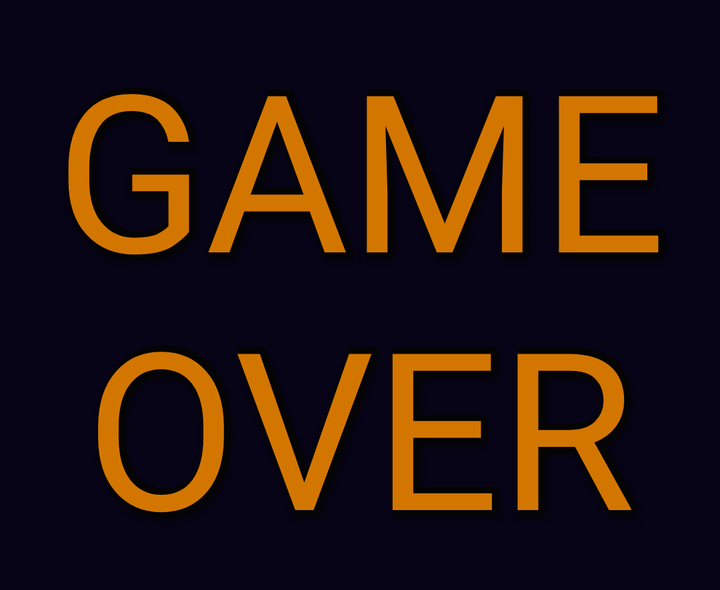
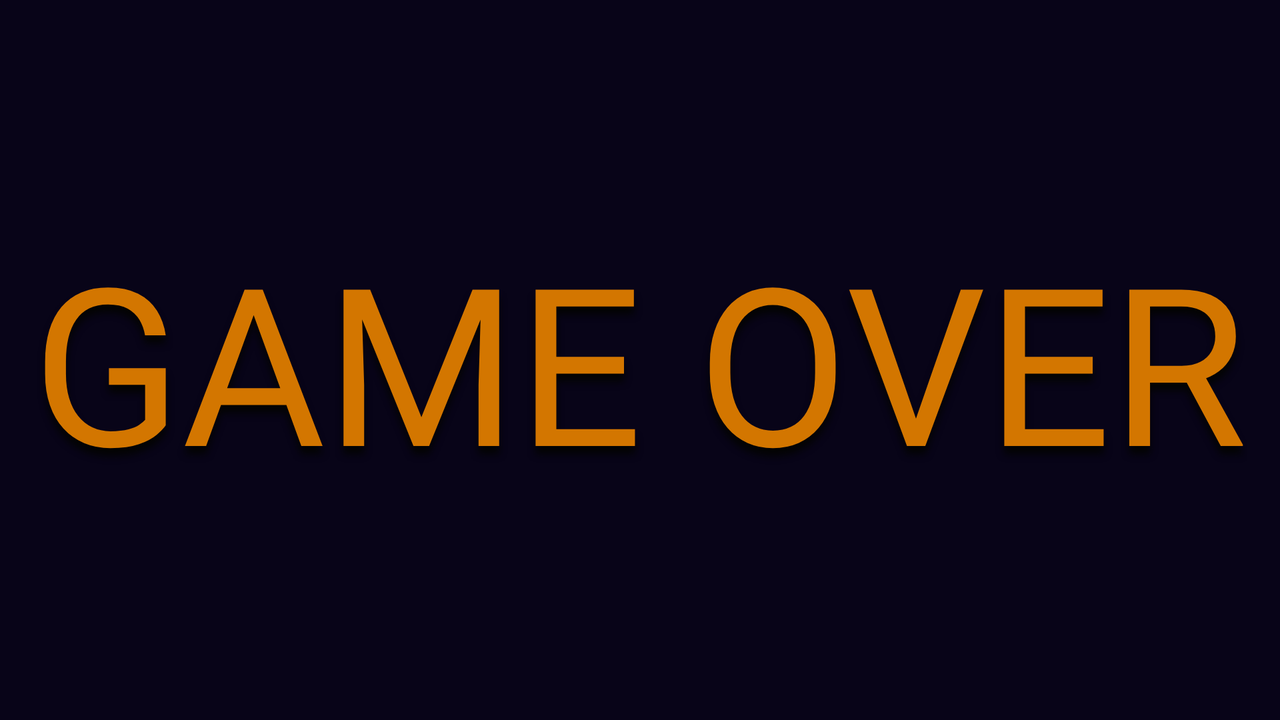

First picture: res/layout/ on a phone held upright. Second picture: the repository's own variant of that layout, on a device whose configuration matches the variant's folder. Source for both follows.
<!-- AndroidManifest.xml: application theme Base.Theme.TwoMinutesMathQuiz -->
<!-- res/layout/game_over_text.xml -->
<?xml version="1.0" encoding="utf-8"?>
<androidx.constraintlayout.widget.ConstraintLayout xmlns:android="http://schemas.android.com/apk/res/android"
    android:layout_width="match_parent"
    android:layout_height="wrap_content"
    xmlns:app="http://schemas.android.com/apk/res-auto"
    android:padding="@dimen/_8sdp"
    android:gravity="center">

    <TextView
        android:id="@+id/gameOverTextShadow"
        android:layout_width="match_parent"
        android:layout_height="wrap_content"
        android:layout_margin="@dimen/game_over_heading_margin"
        android:gravity="center"
        android:text="@string/game_over_text_landscape"
        android:textColor="?attr/text_shadow_layer_color"
        android:textAlignment="center"
        android:fontFamily="@font/kp_programmer_nbp_3m3x"
        android:textStyle="bold"
        android:textSize="@dimen/game_over_heading_text_size"
        android:autoSizeMaxTextSize="@dimen/game_over_heading_text_size"
        android:autoSizeMinTextSize="@dimen/game_over_heading_text_size_min"
        android:autoSizeTextType="uniform"
        android:maxLines="2"
        android:shadowRadius="@integer/text_shadow_radius"
        android:shadowDx="@integer/text_shadow_dx"
        android:shadowDy="@integer/text_shadow_dy"
        android:shadowColor="?attr/text_shadow_layer_color"
        app:layout_constraintTop_toTopOf="parent"
        app:layout_constraintBottom_toBottomOf="parent"
        app:layout_constraintStart_toStartOf="parent"
        app:layout_constraintEnd_toEndOf="parent"/>


    <TextView
        android:id="@+id/gameOverText"
        android:layout_width="match_parent"
        android:layout_height="wrap_content"
        android:layout_margin="@dimen/game_over_heading_margin"
        android:gravity="center"
        android:text="@string/game_over_text_landscape"
        android:fontFamily="@font/kp_programmer_nbp_3m3x"
        android:textColor="?attr/heading_text_color"
        android:textAlignment="center"
        android:textSize="@dimen/game_over_heading_text_size"
        android:autoSizeMaxTextSize="@dimen/game_over_heading_text_size"
        android:autoSizeMinTextSize="@dimen/game_over_heading_text_size_min"
        android:autoSizeTextType="uniform"
        android:maxLines="2"
        app:layout_constraintTop_toTopOf="parent"
        app:layout_constraintBottom_toBottomOf="parent"
        app:layout_constraintStart_toStartOf="parent"
        app:layout_constraintEnd_toEndOf="parent"/>

</androidx.constraintlayout.widget.ConstraintLayout>
<!-- resources referenced by this layout -->
<resources>
  <!-- from res/values-sw360dp/ -->
  <dimen name="game_over_heading_margin">10dp</dimen>
  <!-- from res/values-sw360dp/ -->
  <dimen name="game_over_heading_text_size">110sp</dimen>
  <!-- from res/values-sw360dp/ -->
  <dimen name="game_over_heading_text_size_min">18sp</dimen>
  <integer name="text_shadow_dx">0</integer>
  <integer name="text_shadow_dy">12</integer>
  <integer name="text_shadow_radius">8</integer>
  <string name="game_over_text_landscape">GAME OVER</string>
  <color name="primary_dark">#221E35</color>
  <color name="layout_background_bottom">#080418</color>
  <color name="primary">#D37600</color>
  <color name="accent">#FB8C00</color>
  <color name="default_question_text_color">#BAB9B9</color>
  <color name="default_answer_text">#BAB9B9</color>
  <color name="correct_answer_text">#2CAC36</color>
  <color name="incorrect_answer_text">#C61E1E</color>
  <color name="default_time_remaining_text_normal">#C8C8C8</color>
  <color name="default_time_remaining_text_warning">#F34A4A</color>
  <color name="title_text_shadow_color">#000000</color>
  <color name="title_text_1">#FFF59D</color>
  <color name="title_text_2">#F5D717</color>
  <color name="title_text_3">#FFA201</color>
  <color name="title_text_4">#EF6C00</color>
  <color name="title_text_5">#8E24AA</color>
  <color name="input_view_normal">#005C5743</color>
  <color name="input_view_pressed">#6ABE24E6</color>
  <style name="menuButtonStyle" parent="ShapeAppearanceOverlay.Material3.Button">
          <item name="android:textColor">@color/menu_button_text</item>
          <item name="cornerRadius">15dp</item>
          <item name="strokeWidth">3dp</item>
          <item name="backgroundColor">@color/input_button_accent</item>
          <item name="strokeColor">@color/menu_button_outline</item>
          <item name="android:textSize">@dimen/input_button_text_size</item>
          <item name="backgroundTint">@color/menu_button_tint</item>
          <item name="android:layout_marginHorizontal">4dp</item>
          <item name="android:layout_marginVertical">4dp</item>
          <item name="android:textAlignment">center</item>
      </style>
  <style name="enterButtonStyle" parent="@style/inputButtonStyle">
          <item name="backgroundTint">?attr/enter_input_button_background_tint</item>
          <item name="android:layout_marginHorizontal">@dimen/input_button_margin</item>
          <item name="android:layout_marginVertical">@dimen/input_button_margin</item>
          <item name="android:textAlignment">center</item>
      </style>
  <color name="input_text_background">#19160C</color>
  <color name="input_text_background_outline">#75688E</color>
  <color name="text_shadow_layer">#040404</color>
  <color name="enter_input_button_background_tint">#1B5E20</color>
  <color name="score_normal">#C8C8C8</color>
  <color name="score_flash">#FFE925</color>
  <color name="status_bar_background">#18151E</color>
  <color name="layout_background_top">#311B92</color>
  <color name="heading_text">#D37600</color>
  <color name="medium_text">#D69F59</color>
  <color name="menu_button_text">#F3BB89</color>
  <color name="input_button_accent">#B39DDB</color>
  <color name="menu_button_outline">#2B180A</color>
  <!-- from res/values-sw360dp/ -->
  <dimen name="input_button_text_size">28sp</dimen>
  <color name="menu_button_tint">#6A39A8</color>
  <color name="input_button_text">#B1A883</color>
  <color name="black">#FF000000</color>
  <!-- from res/values-sw360dp/ -->
  <dimen name="input_button_margin">4dp</dimen>
  <!-- some entries are left out for length -->
</resources>
<!-- res/layout-land/game_over_text.xml (the repository's variant of the layout above) -->
<!-- drawn on the phone turned sideways -->
<?xml version="1.0" encoding="utf-8"?>
<LinearLayout xmlns:android="http://schemas.android.com/apk/res/android"
    android:layout_width="match_parent"
    android:layout_height="match_parent"
    android:gravity="center">

    <TextView
        android:id="@+id/gameOverText"
        android:layout_width="wrap_content"
        android:layout_height="wrap_content"
        android:layout_margin="@dimen/game_over_heading_margin"
        android:gravity="center"
        android:text="@string/game_over_text_landscape"
        android:textColor="?attr/heading_text_color"
        android:textAlignment="center"
        android:textSize="@dimen/game_over_heading_text_size"
        android:autoSizeMaxTextSize="@dimen/game_over_heading_text_size"
        android:autoSizeMinTextSize="@dimen/game_over_heading_text_size_min"
        android:autoSizeTextType="uniform"
        android:maxLines="1"
        android:shadowRadius="@integer/text_shadow_radius"
        android:shadowDx="@integer/text_shadow_dx"
        android:shadowDy="@integer/text_shadow_dy"
        android:shadowColor="?attr/text_shadow_layer_color" />
</LinearLayout>
